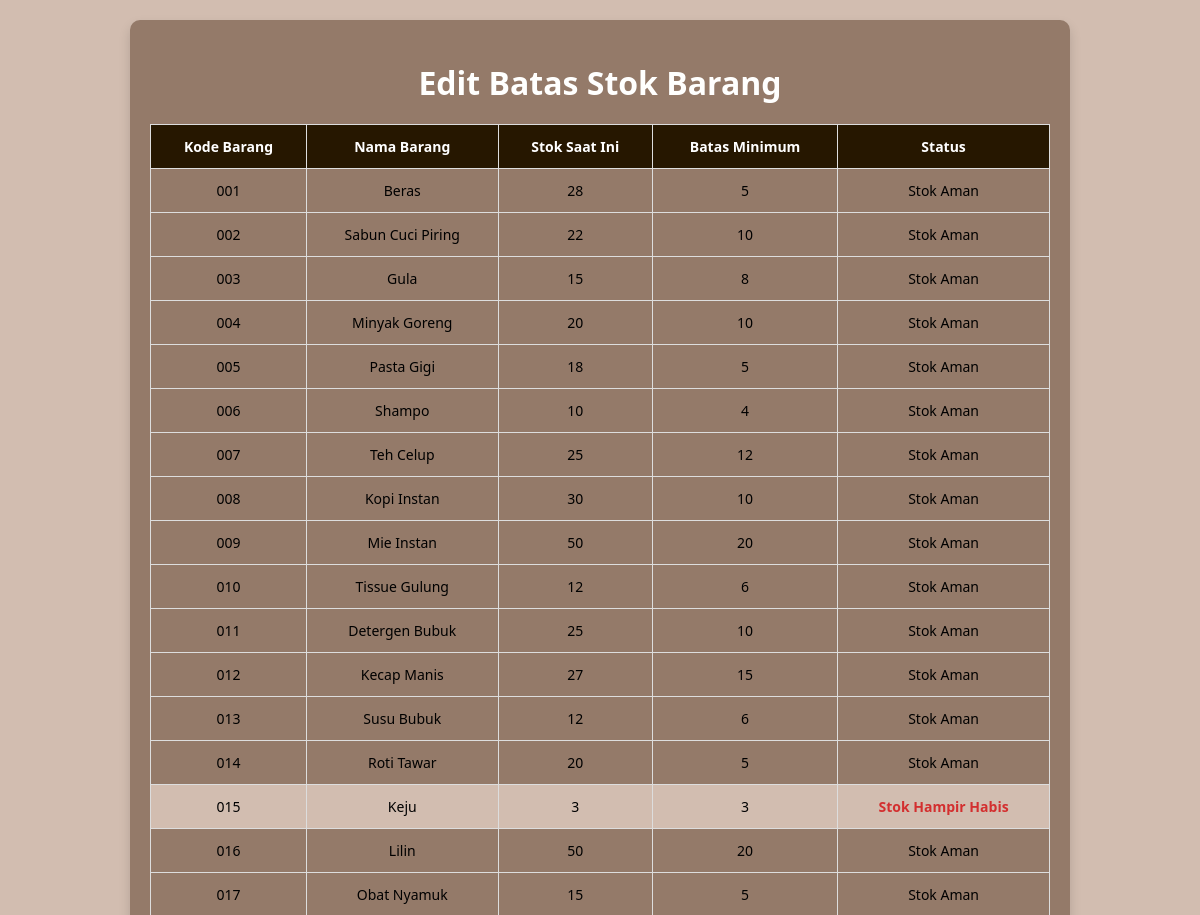
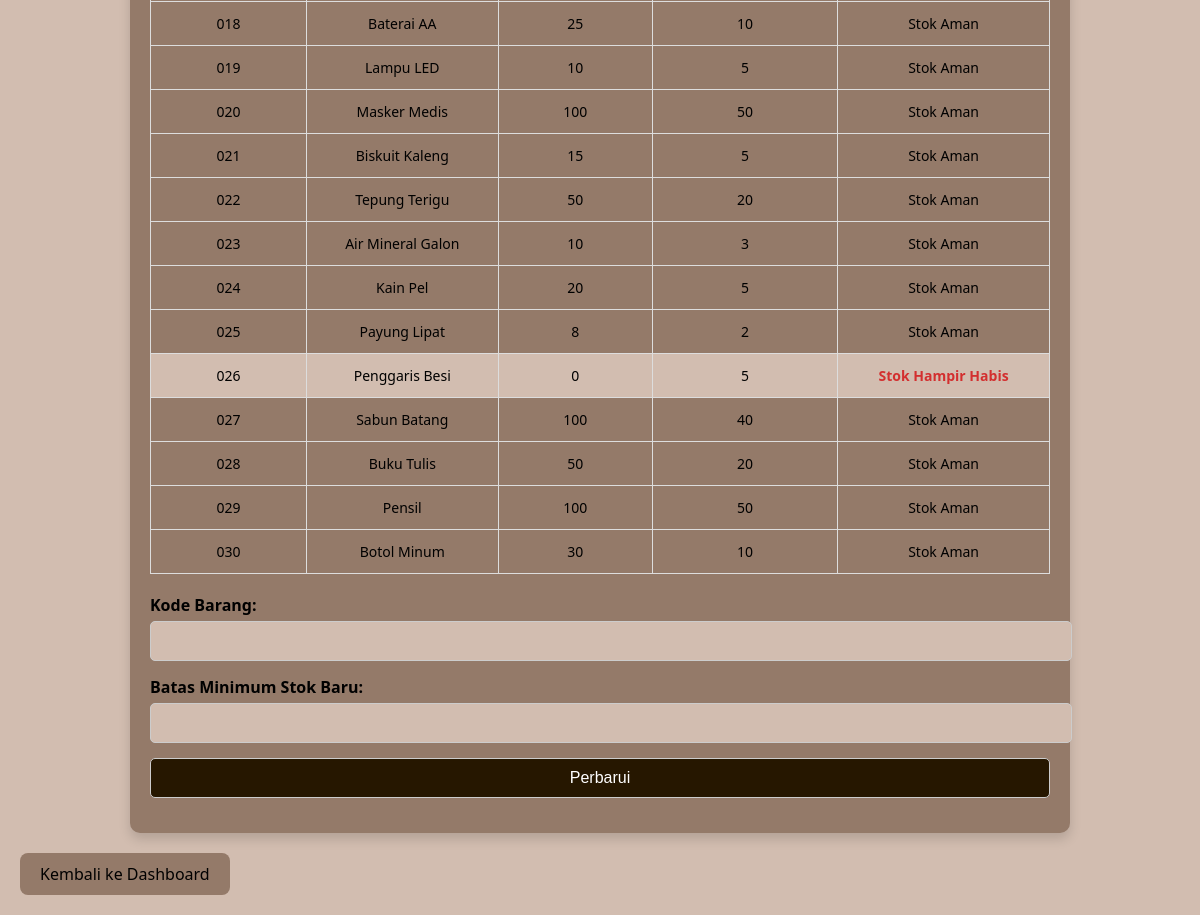
The app's page /edit_batas_stok.php with its own data (2 pictures, top to bottom).
### tables this page shows
CREATE TABLE `barang` (
  `kodeBarang` varchar(20) NOT NULL,
  `namaBarang` varchar(100) DEFAULT NULL,
  `jenisBarang` varchar(50) DEFAULT NULL,
  `hargaBeli` decimal(10,2) DEFAULT NULL,
  `hargaJual` decimal(10,2) DEFAULT NULL,
  `stok` int(11) DEFAULT NULL,
  `minimumStok` int(11) DEFAULT NULL
);

### edit_batas_stok.php (the view, shortened to what this page needs)
<?php
$host = 'localhost';
$user = 'root';
$password = '';
$database = 'inventori_toko';
$conn = mysqli_connect($host, $user, $password, $database);
$query = "SELECT kodeBarang, namaBarang, stok, minimumStok FROM barang";
$result = mysqli_query($conn, $query);
?>
<!DOCTYPE html>
<html lang="id">
<head>
</head>
<body>
    <div class="container">
        <h1>Edit Batas Stok Barang</h1>
        <table>
            <thead>
                <tr>
                    <th>Kode Barang</th>
                    <th>Nama Barang</th>
                    <th>Stok Saat Ini</th>
                    <th>Batas Minimum</th>
                    <th>Status</th>
                </tr>
            </thead>
            <tbody>
                <?php while ($row = mysqli_fetch_assoc($result)): ?>
                    <tr class="<?php echo ($row['stok'] <= $row['minimumStok']) ? 'low-stock' : ''; ?>">
                        <td><?php echo htmlspecialchars($row['kodeBarang']); ?></td>
                        <td><?php echo htmlspecialchars($row['namaBarang']); ?></td>
                        <td><?php echo htmlspecialchars($row['stok']); ?></td>
                        <td><?php echo htmlspecialchars($row['minimumStok']); ?></td>
                        <td>
                            <?php if ($row['stok'] <= $row['minimumStok']): ?>
                                <span class="low-stock-label">Stok Hampir Habis</span>
                            <?php else: ?>
                                Stok Aman
                            <?php endif; ?>
                        </td>
                    </tr>
                <?php endwhile; ?>
            </tbody>
        </table>
        <div class="form-container">
            <form method="POST" action="edit_batas_stok.php">
                <label for="kodeBarang">Kode Barang:</label>
                <input type="text" id="kodeBarang" name="kodeBarang" required>
                <label for="minimumStok">Batas Minimum Stok Baru:</label>
                <input type="number" id="minimumStok" name="minimumStok" required>
                <button type="submit">Perbarui</button>
            </form>
        </div>
    </div>
        <div class="back-btn">
            <a href="pemilik_toko_dashboard.php">Kembali ke Dashboard</a>
        </div>
</body>
</html>

### edit_batas_stok.php (style rules this page uses)
body { font-family: 'Segoe UI', Tahoma, Geneva, Verdana, sans-serif; background-color:rgb(210, 189, 176); margin: 0; padding: 20px; }
.container { max-width: 900px; margin: 0 auto; background-color:rgb(148, 122, 105); padding: 20px; border-radius: 10px; box-shadow: 0 6px 12px rgba(0, 0, 0, 0.15); }
h1 { text-align: center; margin-bottom: 20px; color:rgb(255, 255, 254); }
table { width: 100%; border-collapse: collapse; margin-bottom: 20px; }
table, th, td { border: 1px solid #ddd; }
th, td { padding: 12px; text-align: center; font-size: 14px; }
th { background-color: rgb(38, 23, 0); color:rgb(255, 255, 255); }
tr.low-stock { background-color:rgb(210, 189, 176);/ }
.form-container { margin-top: 20px; }
label { display: block; margin-bottom: 5px; font-weight: bold; }
input, button { background-color:rgb(210, 189, 176); width: 100%; padding: 10px; margin-bottom: 15px; border: 1px solid #ccc; border-radius: 5px; font-size: 16px; }
button { background-color:rgb(38, 23, 0); color: white; cursor: pointer; transition: 0.3s; }
.low-stock-label { color: #d32f2f; font-weight: bold; }
a { display: inline-block; text-decoration: none; background-color: rgb(148, 122, 105); color: black; padding: 10px 20px; border-radius: 8px; margin-top: 20px; text-align: center; transition: background-color 0.3s ease, transform 0.3s ease; }

### records on screen
barang: kodeBarang "001", namaBarang "Beras", stok "28", minimumStok "5", shows "Stok Aman"
barang: kodeBarang "002", namaBarang "Sabun Cuci Piring", stok "22", minimumStok "10", shows "Stok Aman"
barang: kodeBarang "003", namaBarang "Gula", stok "15", minimumStok "8", shows "Stok Aman"
barang: kodeBarang "004", namaBarang "Minyak Goreng", stok "20", minimumStok "10", shows "Stok Aman"
barang: kodeBarang "005", namaBarang "Pasta Gigi", stok "18", minimumStok "5", shows "Stok Aman"
barang: kodeBarang "006", namaBarang "Shampo", stok "10", minimumStok "4", shows "Stok Aman"
barang: kodeBarang "007", namaBarang "Teh Celup", stok "25", minimumStok "12", shows "Stok Aman"
barang: kodeBarang "008", namaBarang "Kopi Instan", stok "30", minimumStok "10", shows "Stok Aman"
barang: kodeBarang "009", namaBarang "Mie Instan", stok "50", minimumStok "20", shows "Stok Aman"
barang: kodeBarang "010", namaBarang "Tissue Gulung", stok "12", minimumStok "6", shows "Stok Aman"
barang: kodeBarang "011", namaBarang "Detergen Bubuk", stok "25", minimumStok "10", shows "Stok Aman"
barang: kodeBarang "012", namaBarang "Kecap Manis", stok "27", minimumStok "15", shows "Stok Aman"
barang: kodeBarang "013", namaBarang "Susu Bubuk", stok "12", minimumStok "6", shows "Stok Aman"
barang: kodeBarang "014", namaBarang "Roti Tawar", stok "20", minimumStok "5", shows "Stok Aman"
barang: kodeBarang "015", namaBarang "Keju", stok "3", minimumStok "3", shows "Stok Hampir Habis"
barang: kodeBarang "016", namaBarang "Lilin", stok "50", minimumStok "20", shows "Stok Aman"
barang: kodeBarang "017", namaBarang "Obat Nyamuk", stok "15", minimumStok "5", shows "Stok Aman"
barang: kodeBarang "018", namaBarang "Baterai AA", stok "25", minimumStok "10", shows "Stok Aman"
barang: kodeBarang "019", namaBarang "Lampu LED", stok "10", minimumStok "5", shows "Stok Aman"
barang: kodeBarang "020", namaBarang "Masker Medis", stok "100", minimumStok "50", shows "Stok Aman"
barang: kodeBarang "021", namaBarang "Biskuit Kaleng", stok "15", minimumStok "5", shows "Stok Aman"
barang: kodeBarang "022", namaBarang "Tepung Terigu", stok "50", minimumStok "20", shows "Stok Aman"
barang: kodeBarang "023", namaBarang "Air Mineral Galon", stok "10", minimumStok "3", shows "Stok Aman"
barang: kodeBarang "024", namaBarang "Kain Pel", stok "20", minimumStok "5", shows "Stok Aman"
barang: kodeBarang "025", namaBarang "Payung Lipat", stok "8", minimumStok "2", shows "Stok Aman"
barang: kodeBarang "026", namaBarang "Penggaris Besi", stok "0", minimumStok "5", shows "Stok Hampir Habis"
barang: kodeBarang "027", namaBarang "Sabun Batang", stok "100", minimumStok "40", shows "Stok Aman"
barang: kodeBarang "028", namaBarang "Buku Tulis", stok "50", minimumStok "20", shows "Stok Aman"
barang: kodeBarang "029", namaBarang "Pensil", stok "100", minimumStok "50", shows "Stok Aman"
barang: kodeBarang "030", namaBarang "Botol Minum", stok "30", minimumStok "10", shows "Stok Aman"
